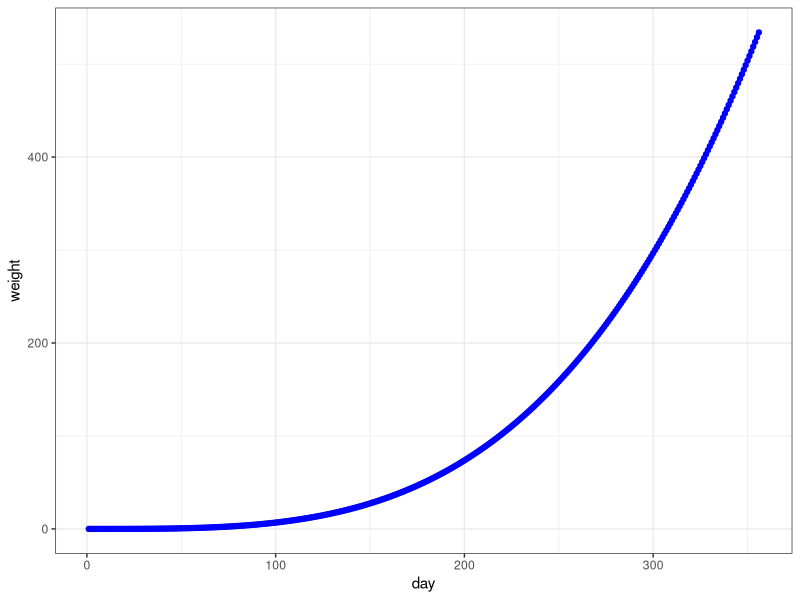
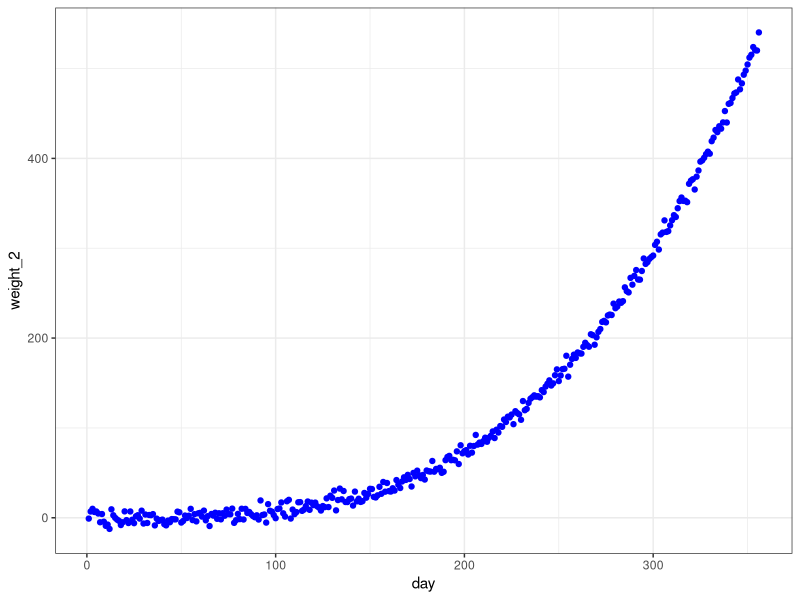
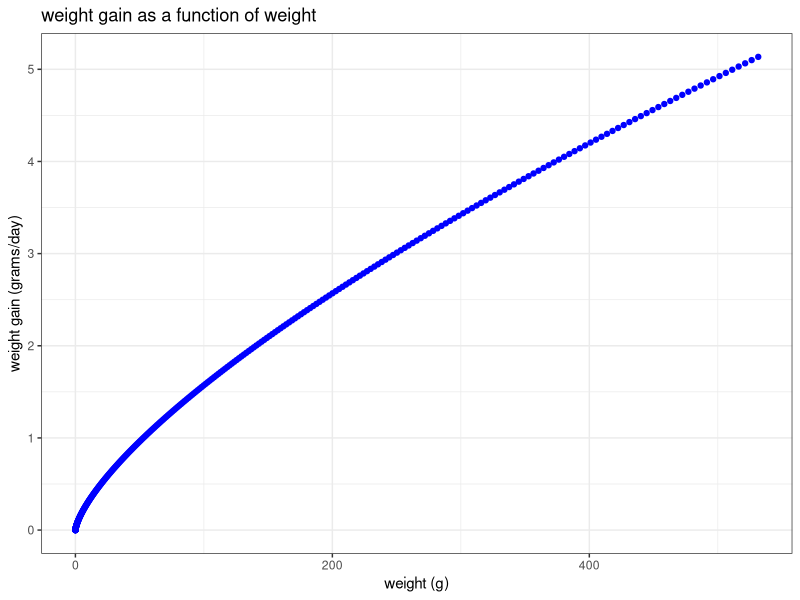
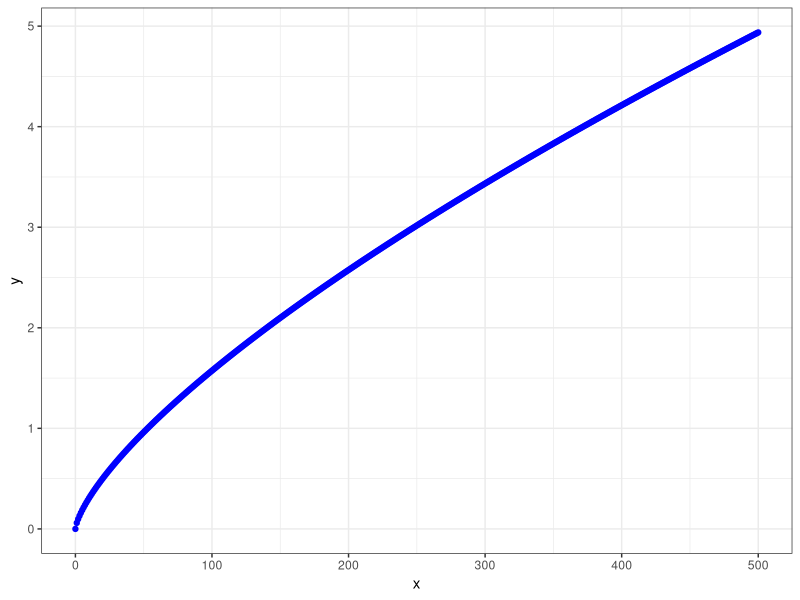
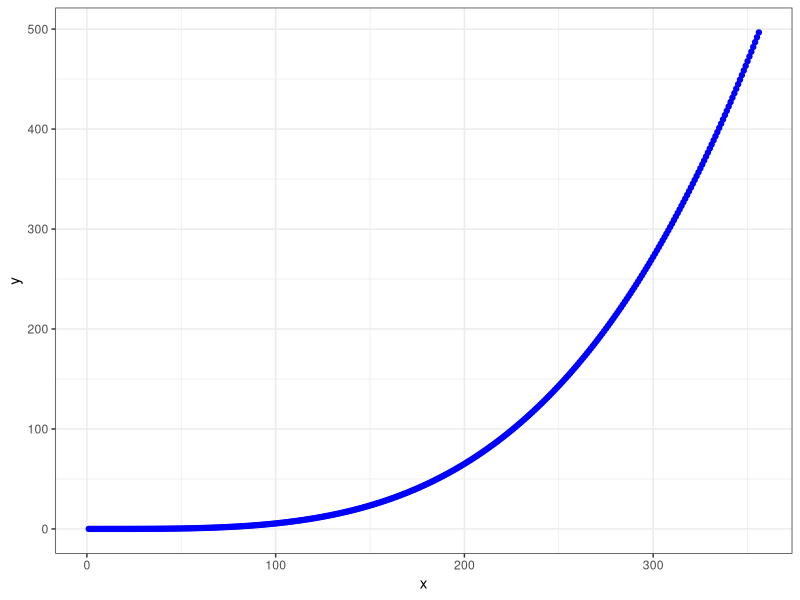
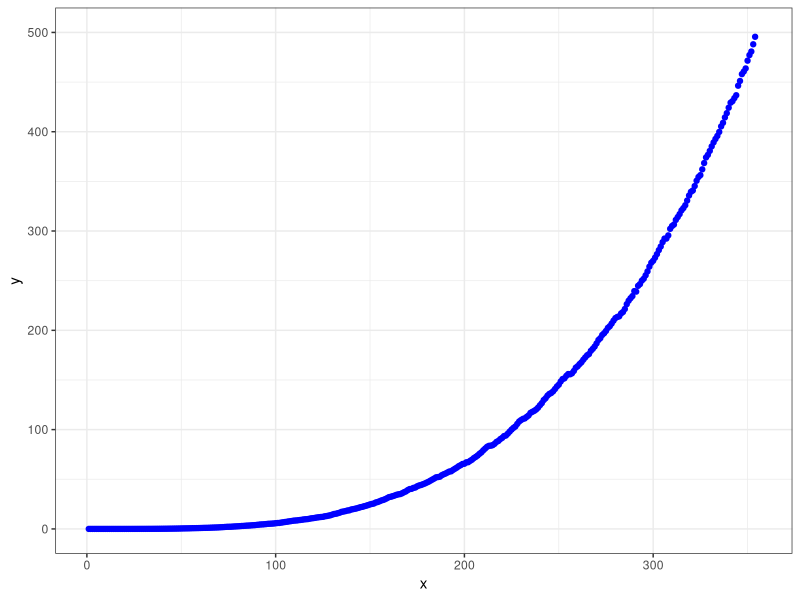
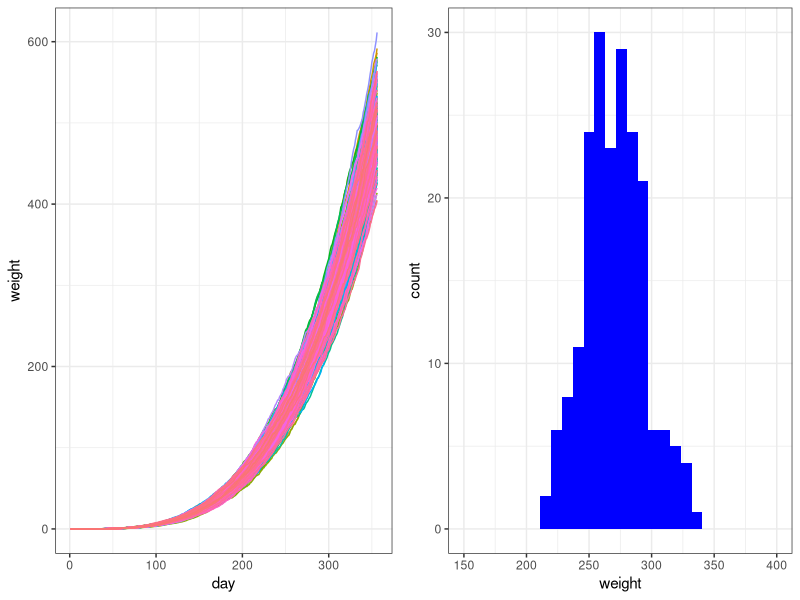

Reproduce these figures in R, in order.
## ---- chunk 1
knitr::opts_chunk$set(echo = TRUE)
## ---- chunk 2
library(tidyverse)
library(gridExtra)
## ---- chunk 3

a <- 0.00000092145
b <- 3.43456

day <- seq(1, 356, 1)
weight <- a*day^b
df <- data.frame(day, weight)

df %>% ggplot() +
  geom_point(aes(x = day, y = weight), color = "blue") +
  theme_bw()

## ---- chunk 4

df %>% 
  mutate(error = rnorm(356, 0, 5)) %>%
  mutate(weight_2 = weight + error) %>%
  ggplot() +
  geom_point(aes(x = day, y = weight_2), color = "blue") +
  theme_bw()

## ---- chunk 5

df <- df %>%
  mutate(delta_w = weight - lag(weight, 1)) %>%
  mutate(delta_d = day - lag(day, 1)) %>%
  mutate(delta_g = delta_w / delta_d) %>%
  mutate(weight_a = (weight + lag(weight, 1))/2) %>%
  drop_na()

df %>% ggplot() +
  geom_point(aes(x = weight_a, y = delta_g), color = 'blue') +
  labs(title = "weight gain as a function of weight") +
  labs(x = "weight (g)",
       y = "weight gain (grams/day)") +
  theme_bw()

## ---- chunk 6

fit <- lm(log(delta_w) ~ log(weight_a), data = df)
coef(fit)

cwg <- function(w_init){
          exp(-2.818561 + 0.7104807 * log(w_init))
          }

x <- seq(0, 500, by = 1)
y <- as.array(sapply(x, FUN = cwg))
df_1 <- data.frame(x, y)

df_1 %>%
  ggplot() +
  geom_point(aes(x = x, y = y), color = 'blue') +
  theme_bw()

## ---- chunk 7

dog <- 356

w_cum <- vector(length = dog)
w_cum[1] <- a*1^b

for(i in 1:dog){
  w_cum[i+1] <- w_cum[i] + cwg(w_cum[i])
}

x <- 1:dog
y <- w_cum[-357]
df_2 <- data.frame(x, y)

df_2 %>%
  ggplot() +
  geom_point(aes(x = x, y = y), color = 'blue') +
  theme_bw()

## ---- chunk 8

pop <- function(){
  dog <- 356
  w_cum <- vector(length = dog)
  w_cum[1] <- a*1^b
  
  for(i in 1:dog){
    w_cum[i+1] <- w_cum[i] + cwg(w_cum[i]) * rnorm(1, 1, 0.4)
  }
  w_cum[-357]
}

df_2 <- data.frame(x = 1:356, y = pop())

df_2 %>%
  ggplot() +
  geom_point(aes(x = x, y = y), color = 'blue') +
  ylim(c(0, 500)) +
  theme_bw()

## ---- chunk 9
n_pop <- 200

day <- rep(1:356)
weight <- replicate(n_pop, pop())
df_pop <- data.frame(cbind(day, weight))
colnames(df_pop) <- c("day", 1:n_pop)

GC <- df_pop %>%
  gather(key = "fish_id", value = "weight", -day) %>%
  mutate(fish_id = factor(fish_id, levels = as.character(1:n_pop))) %>%
  ggplot() +
  geom_line(aes(x = day, y = weight, color = fish_id)) +
  theme_bw() +
  theme(legend.position = "none")

HIST <- df_pop %>%
  gather(key = "fish_id", value = "weight", -day) %>%
  mutate(fish_id = factor(fish_id, levels = as.character(1:n_pop))) %>%
  filter(day == 300) %>%
  ggplot() +
  geom_histogram(aes(weight), bin.width = 10, fill = 'blue') +
  xlim(c(150, 400)) +
  theme_bw()

grid.arrange(GC, HIST, nrow = 1)
## ---- chunk 10

